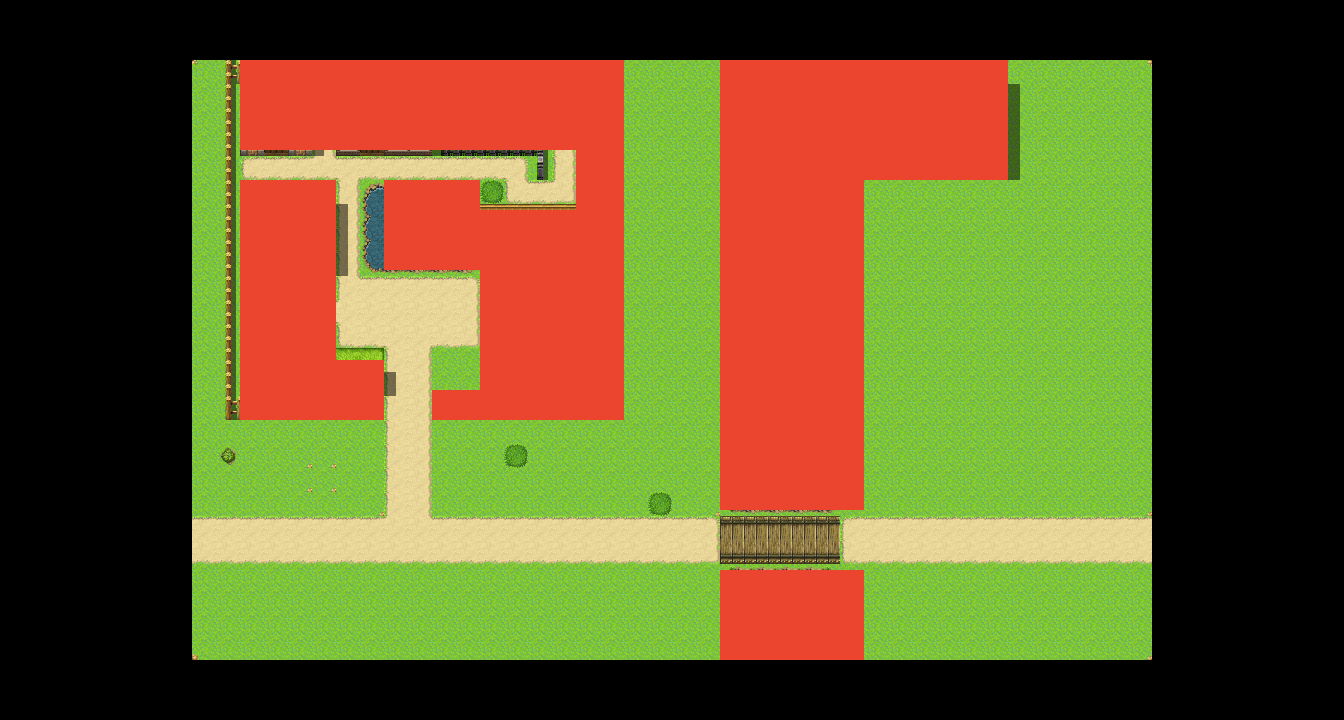

Rendered tile map (Tiled .tmx) drawn with the repository's tilesets; below, a short description and the map source with its tile grids summarised:
An orthogonal 28x24 tile map with 48x30 px tiles, 2 tile layers (index, coll), 2 tilesets.

<map version="1.2" tiledversion="1.2.3" orientation="orthogonal" renderorder="left-down" width="28" height="24" tilewidth="48" tileheight="30" infinite="0" nextlayerid="4" nextobjectid="1">
 <tileset firstgid="1" source="200.tsx" />
 <tileset firstgid="401" source="coll.tsx" />
 <layer id="1" name="index" width="28" height="24">
  <data>[672 cells, 400 non-empty, 263 distinct tile ids]</data>
 </layer>
 <layer id="3" name="coll" width="28" height="24">
  <data>[672 cells, 0 non-empty, 0 distinct tile ids]</data>
 </layer>
</map>
